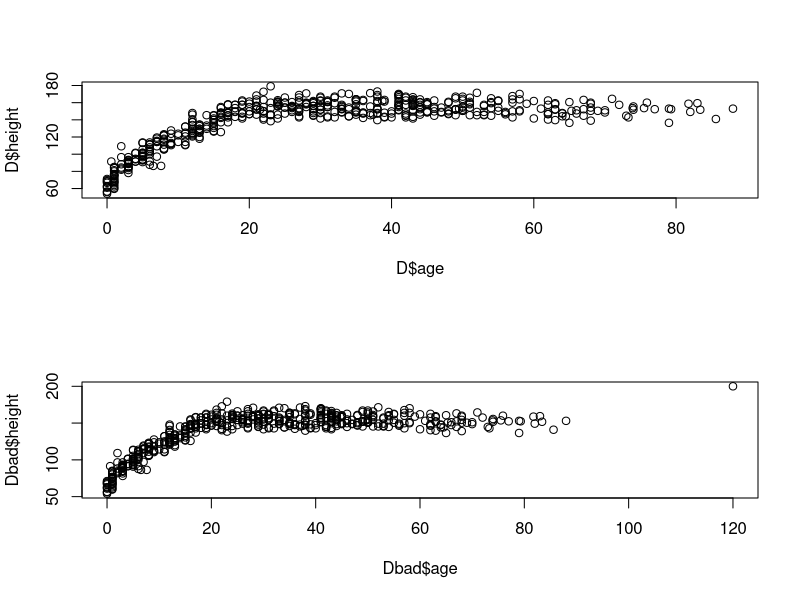
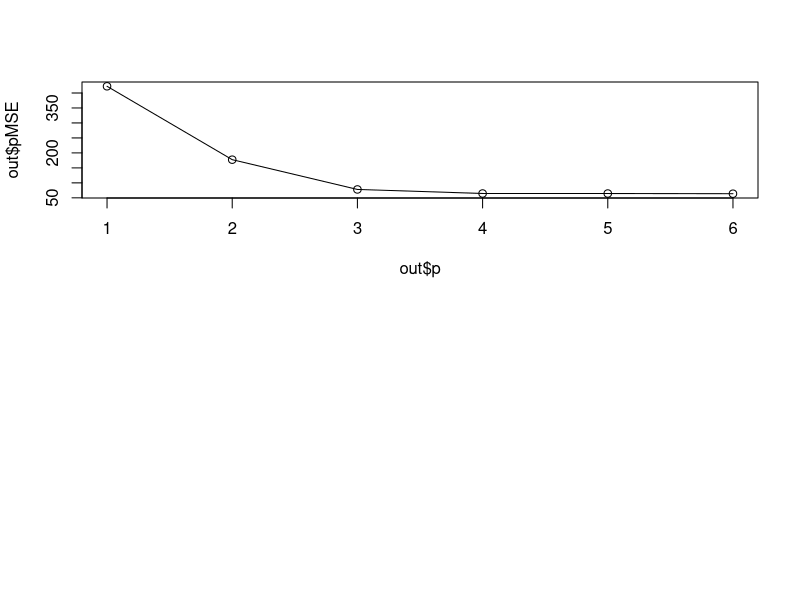

The R script that drew these images, in order: (Note: this script raises an error after producing the figures.)
howell <- read.table("Howell.txt") # Load the data
# Includes height (cm), weight (kg), age (years) and gender (1 for male, 0 otherwise)
attach(howell)
D <- howell[c("height", "age")]
N <- nrow(howell) # Number of subjects
n <- floor(0.7 * N) # Number of rows for the training data
p <- 1:6

# Dataset but with an outlier
Dbad <- rbind(D, data.frame(age = 120, height = 200))

# Plot Dbad vs D
par(mfrow = c(2, 1))
plot(x = D$age, y = D$height)
plot(x = Dbad$age, y = Dbad$height)

doPolyReg <- function(D) {
	# Sample training and testing data
	trainIndices <- sample.int(N, n)
	Dtrain <- D[trainIndices,]; Dtest <- D[-trainIndices,]

	pMSE <- sapply(p, function(p) {
		# Fit yTrain using a polynomial of order p based on xTrain
		m <- lm(height ~ poly(age, p, raw = TRUE), data = Dtrain)
		# Make predictions based on xTest covariates
		pMSE <- mean((Dtest$height - predict(m, Dtest["age"]))^2)
})
	list(p = p, pMSE = pMSE)
}

# Given the polynomial regression from doPolyReg returns the best p.
getBestP <- function(reg) {
	which.min(reg$pMSE + reg$p * 50)
}

# i) pMSE for polynomial regression with response height and covariate age, p=1:6
set.seed(123)
out <- doPolyReg(D)
plot(out$p, out$pMSE, type = "o")

# ii)
samplePWins <- function(D) {
	set.seed(123)
	freq <- factor(replicate(2000, getBestP(doPolyReg(D))), levels = p)
}

freq <- samplePWins(D)
print('Frequencies of best p')
print(table(freq))

# iii)
freq <- samplePWins(Dbad)
print('With outlier')
print(table(freq))

# iv)
age0 <- seq(min(Dbad$age), max(Dbad$age), length = 100)
plotPredictions <- function(D) {
	plot(x = D$age, y = D$height, xlab ="age", ylab = "height", xlim = c(age0[1], tail(age0, n = 1)), ylim = c(50, 200),
		main = paste("Predictions by model with dataset", substitute(D)))
	for (p in 1:6) lines(
		x = age0,
		y = predict(lm(height ~ poly(age, p, raw = TRUE), data = D), data.frame(age = age0)),
		col = p
	)
	legend(40, 130, legend = sapply(1:6, function(x) paste("p =", x)), col = 1:6,
		lty = 1, cex = 0.6)
}
tikz("pred_plot.tex", width = 6, height = 7)
par(mfrow = c(2, 1))
plotPredictions(D); plotPredictions(Dbad)
dev.off()

# Exercise 3:
set.seed(123)
B <- 2000 # Number of bootstrap samples
alpha <- 1 - .95

bHat <- replicate(B, unname(lm(height ~ age,
			data = D[sample.int(N, replace = TRUE), ])$coefficients))
percentileCI <- function(x) quantile(x, probs = c(alpha / 2, 1 - alpha / 2))
bHat0CI <- percentileCI(bHat[1,]); bHat1CI <- percentileCI(bHat[2,])
bHat0CI; bHat1CI

confint(lm(height ~ age, data = D)) # Real values
